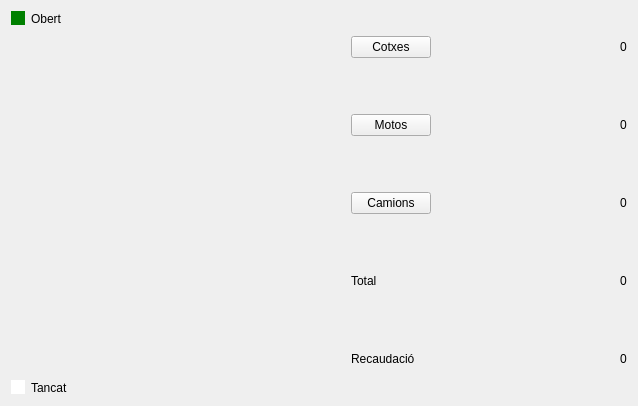
<?xml version="1.0" encoding="UTF-8"?>
<ui version="4.0">
 <class>MyForm</class>
 <widget class="QWidget" name="MyForm">
  <property name="geometry">
   <rect>
    <x>0</x>
    <y>0</y>
    <width>638</width>
    <height>406</height>
   </rect>
  </property>
  <property name="windowTitle">
   <string>Form</string>
  </property>
  <property name="styleSheet">
   <string notr="true">QRadioButton::indicator:checked {
    background-color:       green;
    border:                 2px solid white;
}

QRadioButton::indicator:unchecked {
    background-color:       black;
    border:                 2px solid white;
}</string>
  </property>
  <layout class="QHBoxLayout" name="horizontalLayout_7">
   <item>
    <layout class="QHBoxLayout" name="horizontalLayout_6">
     <item>
      <layout class="QVBoxLayout" name="verticalLayout_3">
       <item>
        <widget class="QRadioButton" name="radioButton">
         <property name="enabled">
          <bool>true</bool>
         </property>
         <property name="styleSheet">
          <string notr="true">
QRadioButton::indicator:checked {
    background-color:       green;
    border : solid black

}

QRadioButton::indicator:unchecked {
    background-color:       black;
   border: solid black

}</string>
         </property>
         <property name="text">
          <string>Obert</string>
         </property>
         <property name="checked">
          <bool>true</bool>
         </property>
        </widget>
       </item>
       <item>
        <spacer name="verticalSpacer_2">
         <property name="orientation">
          <enum>Qt::Vertical</enum>
         </property>
         <property name="sizeHint" stdset="0">
          <size>
           <width>20</width>
           <height>40</height>
          </size>
         </property>
        </spacer>
       </item>
       <item>
        <widget class="QRadioButton" name="radioButton_2">
         <property name="enabled">
          <bool>true</bool>
         </property>
         <property name="styleSheet">
          <string notr="true">
QRadioButton::indicator:checked {
    background-color:       red;
   border: solid black

}

QRadioButton::indicator:unchecked {
    background-color:       white;
    border:solid black
}</string>
         </property>
         <property name="text">
          <string>Tancat</string>
         </property>
        </widget>
       </item>
      </layout>
     </item>
     <item>
      <layout class="QVBoxLayout" name="verticalLayout_2">
       <item>
        <spacer name="horizontalSpacer_5">
         <property name="orientation">
          <enum>Qt::Horizontal</enum>
         </property>
         <property name="sizeHint" stdset="0">
          <size>
           <width>40</width>
           <height>20</height>
          </size>
         </property>
        </spacer>
       </item>
       <item>
        <spacer name="verticalSpacer">
         <property name="orientation">
          <enum>Qt::Vertical</enum>
         </property>
         <property name="sizeHint" stdset="0">
          <size>
           <width>20</width>
           <height>40</height>
          </size>
         </property>
        </spacer>
       </item>
       <item>
        <spacer name="horizontalSpacer_6">
         <property name="orientation">
          <enum>Qt::Horizontal</enum>
         </property>
         <property name="sizeHint" stdset="0">
          <size>
           <width>40</width>
           <height>20</height>
          </size>
         </property>
        </spacer>
       </item>
      </layout>
     </item>
     <item>
      <layout class="QVBoxLayout" name="verticalLayout">
       <item>
        <layout class="QHBoxLayout" name="horizontalLayout_2">
         <item>
          <widget class="QPushButton" name="pushButton">
           <property name="text">
            <string>Cotxes</string>
           </property>
          </widget>
         </item>
         <item>
          <spacer name="horizontalSpacer">
           <property name="orientation">
            <enum>Qt::Horizontal</enum>
           </property>
           <property name="sizeHint" stdset="0">
            <size>
             <width>40</width>
             <height>20</height>
            </size>
           </property>
          </spacer>
         </item>
         <item>
          <widget class="MyLabel" name="label_2">
           <property name="text">
            <string>0</string>
           </property>
          </widget>
         </item>
        </layout>
       </item>
       <item>
        <layout class="QHBoxLayout" name="horizontalLayout">
         <item>
          <widget class="QPushButton" name="pushButton_2">
           <property name="text">
            <string>Motos</string>
           </property>
          </widget>
         </item>
         <item>
          <spacer name="horizontalSpacer_2">
           <property name="orientation">
            <enum>Qt::Horizontal</enum>
           </property>
           <property name="sizeHint" stdset="0">
            <size>
             <width>40</width>
             <height>20</height>
            </size>
           </property>
          </spacer>
         </item>
         <item>
          <widget class="MyLabel" name="label_4">
           <property name="text">
            <string>0</string>
           </property>
          </widget>
         </item>
        </layout>
       </item>
       <item>
        <layout class="QHBoxLayout" name="horizontalLayout_3">
         <item>
          <widget class="QPushButton" name="pushButton_3">
           <property name="text">
            <string>Camions</string>
           </property>
          </widget>
         </item>
         <item>
          <spacer name="horizontalSpacer_3">
           <property name="orientation">
            <enum>Qt::Horizontal</enum>
           </property>
           <property name="sizeHint" stdset="0">
            <size>
             <width>40</width>
             <height>20</height>
            </size>
           </property>
          </spacer>
         </item>
         <item>
          <widget class="MyLabel" name="label_5">
           <property name="text">
            <string>0</string>
           </property>
          </widget>
         </item>
        </layout>
       </item>
       <item>
        <layout class="QHBoxLayout" name="horizontalLayout_4">
         <item>
          <widget class="QLabel" name="label_6">
           <property name="text">
            <string>Total</string>
           </property>
          </widget>
         </item>
         <item>
          <spacer name="horizontalSpacer_4">
           <property name="orientation">
            <enum>Qt::Horizontal</enum>
           </property>
           <property name="sizeHint" stdset="0">
            <size>
             <width>40</width>
             <height>20</height>
            </size>
           </property>
          </spacer>
         </item>
         <item>
          <widget class="MyLabel" name="label_3">
           <property name="text">
            <string>0</string>
           </property>
          </widget>
         </item>
        </layout>
       </item>
       <item>
        <layout class="QHBoxLayout" name="horizontalLayout_5">
         <item>
          <widget class="QLabel" name="label">
           <property name="text">
            <string>Recaudació</string>
           </property>
          </widget>
         </item>
         <item>
          <spacer name="horizontalSpacer_7">
           <property name="orientation">
            <enum>Qt::Horizontal</enum>
           </property>
           <property name="sizeHint" stdset="0">
            <size>
             <width>40</width>
             <height>20</height>
            </size>
           </property>
          </spacer>
         </item>
         <item>
          <widget class="MyLabel" name="label_7">
           <property name="text">
            <string>0</string>
           </property>
          </widget>
         </item>
        </layout>
       </item>
      </layout>
     </item>
    </layout>
   </item>
  </layout>
 </widget>
 <customwidgets>
  <customwidget>
   <class>MyLabel</class>
   <extends>QLabel</extends>
   <header location="global">MyLabel.h</header>
   <slots>
    <slot>addOneCar()</slot>
    <slot>addOneMoto()</slot>
    <slot>addOneTruck()</slot>
    <slot>addOne()</slot>
    <slot>setRecaudacioCar()</slot>
    <slot>setRecaudacioTruck()</slot>
    <slot>setRecaudacioMoto()</slot>
   </slots>
  </customwidget>
 </customwidgets>
 <resources/>
 <connections>
  <connection>
   <sender>pushButton</sender>
   <signal>clicked()</signal>
   <receiver>label_2</receiver>
   <slot>addOneCar()</slot>
   <hints>
    <hint type="sourcelabel">
     <x>360</x>
     <y>36</y>
    </hint>
    <hint type="destinationlabel">
     <x>622</x>
     <y>39</y>
    </hint>
   </hints>
  </connection>
  <connection>
   <sender>pushButton_2</sender>
   <signal>clicked()</signal>
   <receiver>label_4</receiver>
   <slot>addOneMoto()</slot>
   <hints>
    <hint type="sourcelabel">
     <x>360</x>
     <y>112</y>
    </hint>
    <hint type="destinationlabel">
     <x>622</x>
     <y>127</y>
    </hint>
   </hints>
  </connection>
  <connection>
   <sender>pushButton_3</sender>
   <signal>clicked()</signal>
   <receiver>label_5</receiver>
   <slot>addOneTruck()</slot>
   <hints>
    <hint type="sourcelabel">
     <x>360</x>
     <y>186</y>
    </hint>
    <hint type="destinationlabel">
     <x>622</x>
     <y>193</y>
    </hint>
   </hints>
  </connection>
  <connection>
   <sender>radioButton</sender>
   <signal>clicked(bool)</signal>
   <receiver>pushButton</receiver>
   <slot>setEnabled(bool)</slot>
   <hints>
    <hint type="sourcelabel">
     <x>32</x>
     <y>15</y>
    </hint>
    <hint type="destinationlabel">
     <x>360</x>
     <y>50</y>
    </hint>
   </hints>
  </connection>
  <connection>
   <sender>radioButton</sender>
   <signal>clicked(bool)</signal>
   <receiver>pushButton_2</receiver>
   <slot>setEnabled(bool)</slot>
   <hints>
    <hint type="sourcelabel">
     <x>58</x>
     <y>19</y>
    </hint>
    <hint type="destinationlabel">
     <x>386</x>
     <y>125</y>
    </hint>
   </hints>
  </connection>
  <connection>
   <sender>radioButton</sender>
   <signal>clicked(bool)</signal>
   <receiver>pushButton_3</receiver>
   <slot>setEnabled(bool)</slot>
   <hints>
    <hint type="sourcelabel">
     <x>51</x>
     <y>17</y>
    </hint>
    <hint type="destinationlabel">
     <x>360</x>
     <y>202</y>
    </hint>
   </hints>
  </connection>
  <connection>
   <sender>radioButton_2</sender>
   <signal>clicked(bool)</signal>
   <receiver>pushButton</receiver>
   <slot>setDisabled(bool)</slot>
   <hints>
    <hint type="sourcelabel">
     <x>59</x>
     <y>378</y>
    </hint>
    <hint type="destinationlabel">
     <x>360</x>
     <y>38</y>
    </hint>
   </hints>
  </connection>
  <connection>
   <sender>radioButton_2</sender>
   <signal>clicked(bool)</signal>
   <receiver>pushButton_2</receiver>
   <slot>setDisabled(bool)</slot>
   <hints>
    <hint type="sourcelabel">
     <x>63</x>
     <y>382</y>
    </hint>
    <hint type="destinationlabel">
     <x>360</x>
     <y>114</y>
    </hint>
   </hints>
  </connection>
  <connection>
   <sender>radioButton_2</sender>
   <signal>clicked(bool)</signal>
   <receiver>pushButton_3</receiver>
   <slot>setDisabled(bool)</slot>
   <hints>
    <hint type="sourcelabel">
     <x>39</x>
     <y>378</y>
    </hint>
    <hint type="destinationlabel">
     <x>360</x>
     <y>188</y>
    </hint>
   </hints>
  </connection>
  <connection>
   <sender>pushButton</sender>
   <signal>clicked()</signal>
   <receiver>label_3</receiver>
   <slot>addOne()</slot>
   <hints>
    <hint type="sourcelabel">
     <x>393</x>
     <y>43</y>
    </hint>
    <hint type="destinationlabel">
     <x>622</x>
     <y>278</y>
    </hint>
   </hints>
  </connection>
  <connection>
   <sender>pushButton_2</sender>
   <signal>clicked()</signal>
   <receiver>label_3</receiver>
   <slot>addOne()</slot>
   <hints>
    <hint type="sourcelabel">
     <x>360</x>
     <y>125</y>
    </hint>
    <hint type="destinationlabel">
     <x>623</x>
     <y>272</y>
    </hint>
   </hints>
  </connection>
  <connection>
   <sender>pushButton_3</sender>
   <signal>clicked()</signal>
   <receiver>label_3</receiver>
   <slot>addOne()</slot>
   <hints>
    <hint type="sourcelabel">
     <x>360</x>
     <y>204</y>
    </hint>
    <hint type="destinationlabel">
     <x>622</x>
     <y>299</y>
    </hint>
   </hints>
  </connection>
  <connection>
   <sender>pushButton</sender>
   <signal>clicked()</signal>
   <receiver>label_7</receiver>
   <slot>setRecaudacioCar()</slot>
   <hints>
    <hint type="sourcelabel">
     <x>419</x>
     <y>51</y>
    </hint>
    <hint type="destinationlabel">
     <x>622</x>
     <y>359</y>
    </hint>
   </hints>
  </connection>
  <connection>
   <sender>pushButton_2</sender>
   <signal>clicked()</signal>
   <receiver>label_7</receiver>
   <slot>setRecaudacioMoto()</slot>
   <hints>
    <hint type="sourcelabel">
     <x>409</x>
     <y>129</y>
    </hint>
    <hint type="destinationlabel">
     <x>623</x>
     <y>378</y>
    </hint>
   </hints>
  </connection>
  <connection>
   <sender>pushButton_3</sender>
   <signal>clicked()</signal>
   <receiver>label_7</receiver>
   <slot>setRecaudacioTruck()</slot>
   <hints>
    <hint type="sourcelabel">
     <x>381</x>
     <y>205</y>
    </hint>
    <hint type="destinationlabel">
     <x>628</x>
     <y>350</y>
    </hint>
   </hints>
  </connection>
 </connections>
</ui>
